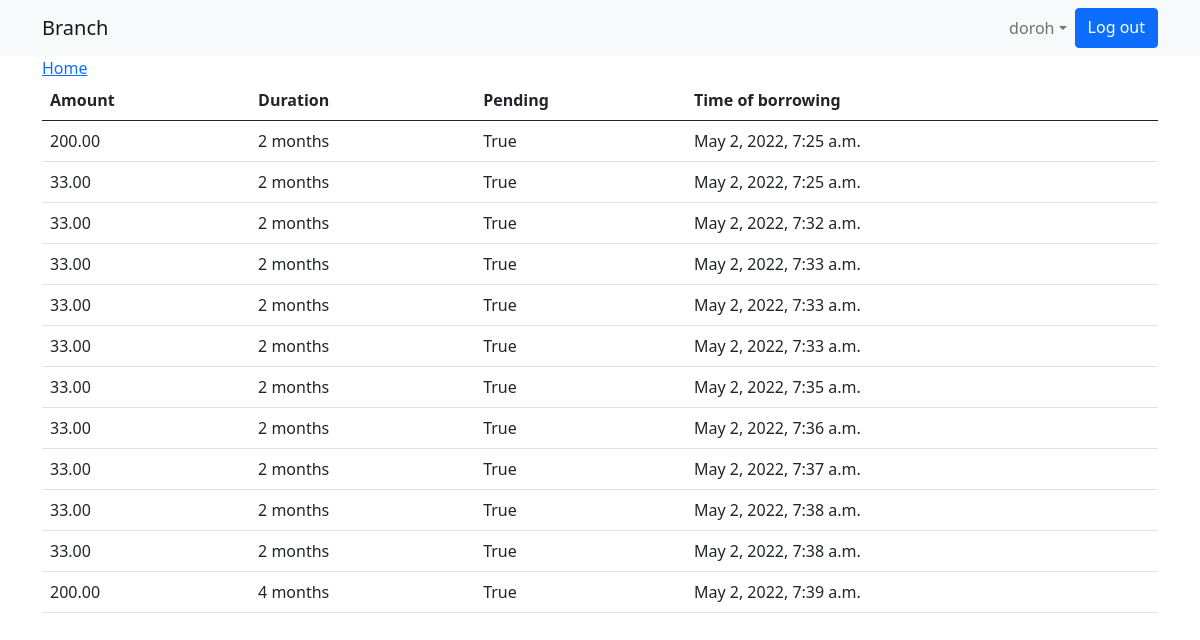
Screenshot of /accounts/loan_statement/5/ (signed in) with the database file from the repository.
### branch/models.py (models this page shows, shortened)
class Loan(models.Model):
    name = models.CharField(max_length=30, default="name")
    description = models.CharField(max_length=100)
    amount= models.DecimalField( max_digits=12, decimal_places=2)
    customer=models.ForeignKey(Customer, on_delete=models.CASCADE)
    duration=models.IntegerField()
    pending=models.BooleanField(default=False)
    timestamp = models.DateTimeField(auto_now_add = True)

### branch/views.py (the view)
# urls.py: path('accounts/loan_statement/<int:pk>/',views.loan_statement,name='loan_statement'),
def loan_statement(request,pk):
    account = get_object_or_404(Account, pk=pk)
    loans = Loan.objects.filter(customer__user=request.user)
    if request.method == 'GET':
        return render(request, 'loan_statement.html', { 'account':account, 'loans':loans})

### templates/loan_statement.html
{% extends 'base.html' %}
{% block content %}
<div class="container">
  <form class="" action="" method="post">
<a href="{%url 'home'%}" type="submit" name="button">Home</a>
<table class="table">
  <thead>
    <tr>
      <th scope="col">Amount</th>
      <th scope="col">Duration</th>
      <th scope="col">Pending</th>
      <th scope="col">Time of borrowing</th>
    </tr>
  </thead>
  <tbody>
    <tr>
{% for loan in loans%}
      <td > {{loan.amount}}</td>
      <td > {{loan.duration}} months</td>
      <td >
        {{loan.pending}}
    </td>
      <td > {{loan.timestamp}}</td>
    </tr>
    {% endfor %}
  </tbody>
</table>
  </form>
</div>
{% endblock %}

### templates/base.html (shortened to what this page needs)
{% load static %}<!doctype html>
<html lang="en">
  <head>
    <link href="https://cdn.jsdelivr.net/npm/bootstrap@5.0.2/dist/css/bootstrap.min.css" rel="stylesheet">
  </head>
  <body>
    {%block body%}
      <nav class="navbar navbar-expand-lg navbar-light bg-light">
          <div class="container">
            <a class="navbar-brand" href="{% url 'home' %}"> Branch </a>
          {% if user.is_authenticated%}
          <div class="collapse navbar-collapse" id="navbarResponsive">
            <ul class="navbar-nav ms-auto">
              <li class="nav-item active">
                  <li class="nav-item">
                      <a class="nav-item nav-link dropdown-toggle mr-md-2" href="#" id="userMenu" data-toggle="dropdown" aria-haspopup="true" aria-expanded="false">{{user.username}}</a>
                  </li>
                        <a class="btn btn-primary ml-auto"href="{% url 'account_logout' %}">Log out</a>
                </ul>
              </div>
            </div>
          </nav>
          {% endif%}
  <div lass="container">
  {% block content %}{% endblock %}
  </div>
      {% endblock body%}
  </body>
</html>

### rows the page displays
Loan: amount "200.00", duration "2", pending "True", timestamp "May 2, 2022, 7:25 a.m."
Loan: amount "33.00", duration "2", pending "True", timestamp "May 2, 2022, 7:25 a.m."
Loan: amount "33.00", duration "2", pending "True", timestamp "May 2, 2022, 7:32 a.m."
Loan: amount "33.00", duration "2", pending "True", timestamp "May 2, 2022, 7:33 a.m."
Loan: amount "33.00", duration "2", pending "True", timestamp "May 2, 2022, 7:33 a.m."
Loan: amount "33.00", duration "2", pending "True", timestamp "May 2, 2022, 7:33 a.m."
Loan: amount "33.00", duration "2", pending "True", timestamp "May 2, 2022, 7:35 a.m."
Loan: amount "33.00", duration "2", pending "True", timestamp "May 2, 2022, 7:36 a.m."
Loan: amount "33.00", duration "2", pending "True", timestamp "May 2, 2022, 7:37 a.m."
Loan: amount "33.00", duration "2", pending "True", timestamp "May 2, 2022, 7:38 a.m."
Loan: amount "33.00", duration "2", pending "True", timestamp "May 2, 2022, 7:38 a.m."
Loan: amount "200.00", duration "4", pending "True", timestamp "May 2, 2022, 7:39 a.m."

### other values shown
{{ user.username }} "doroh"
